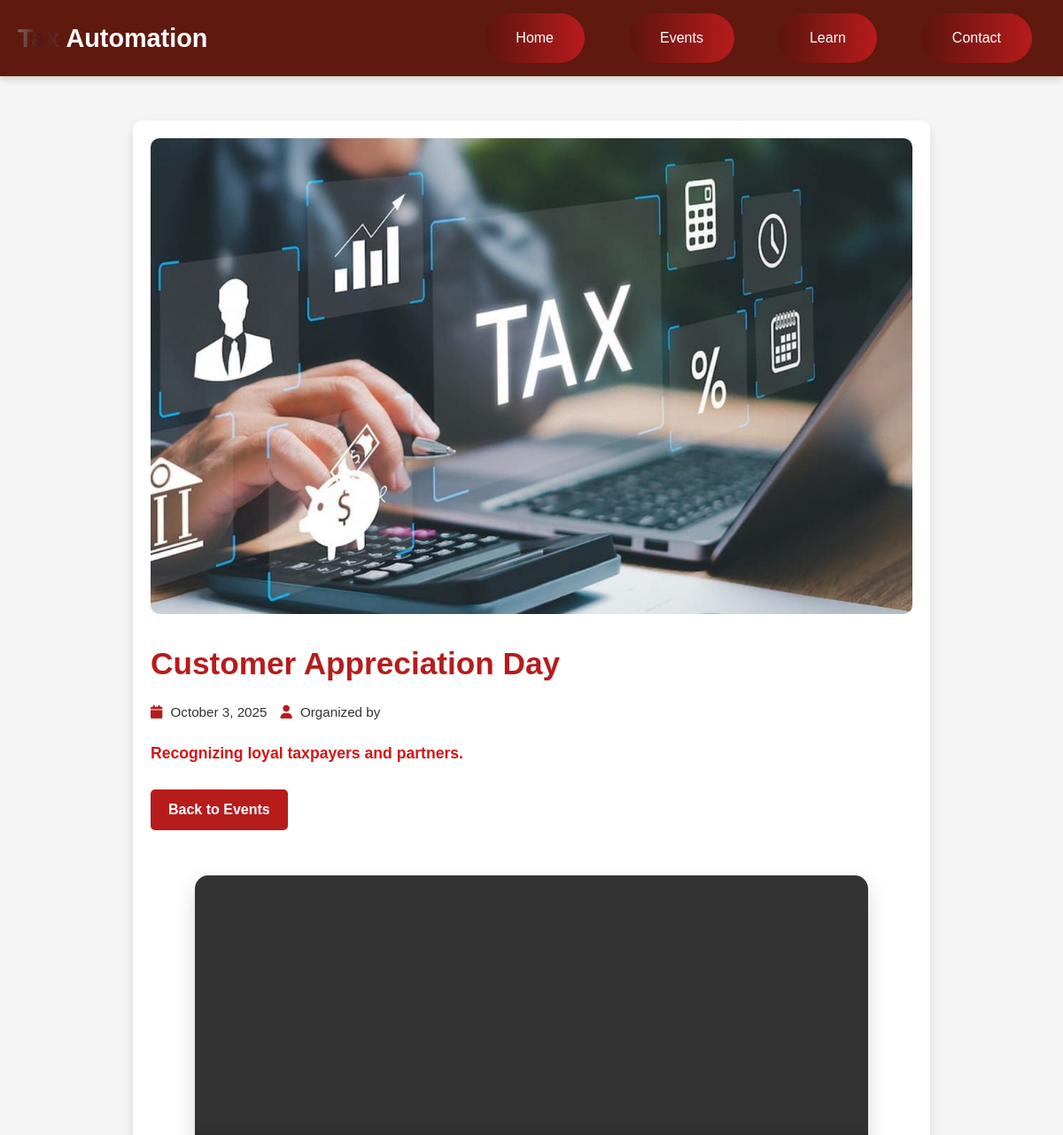
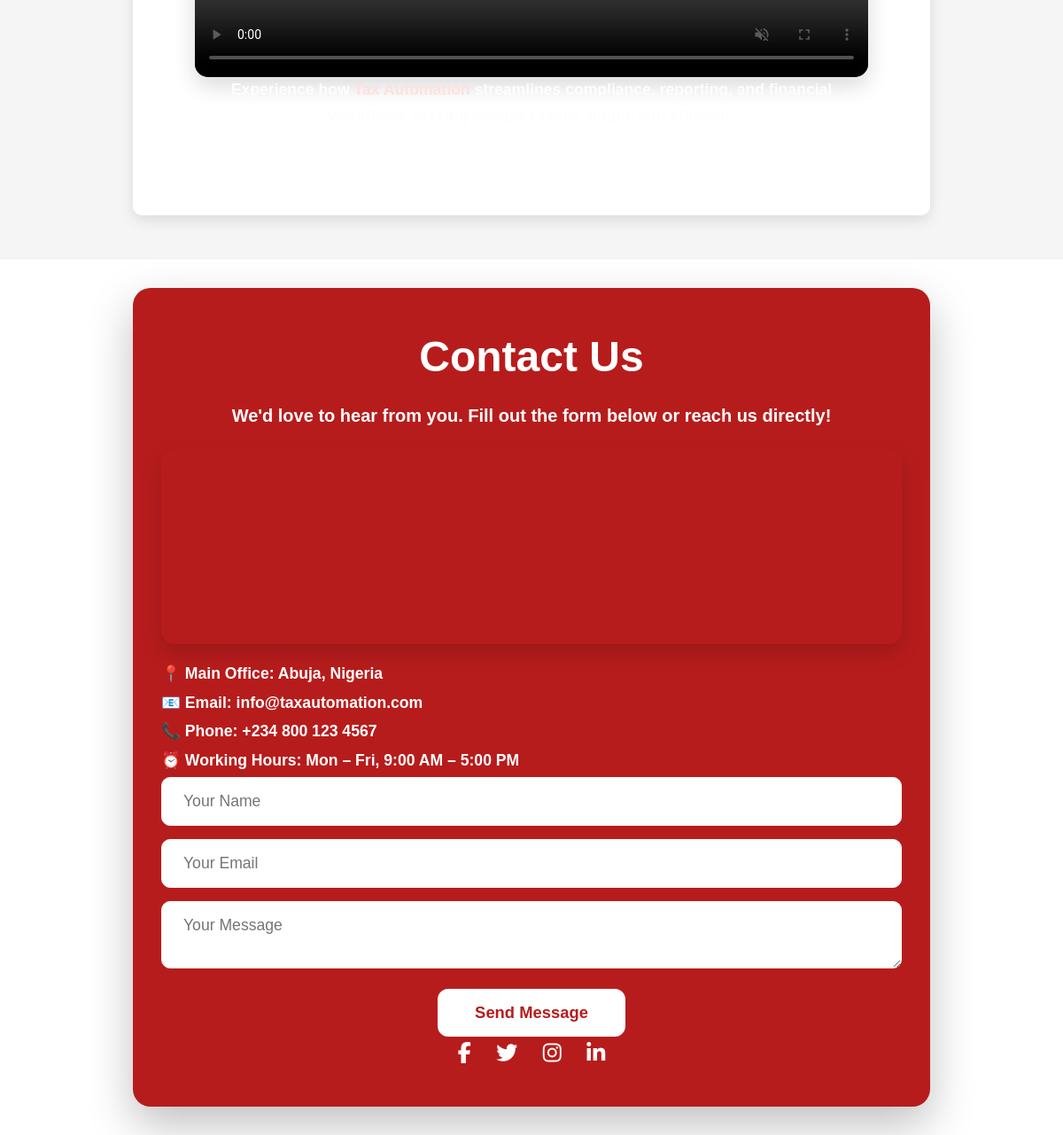
The app's page /event/3/ with its own data (2 pictures, top to bottom).
### siteapp/models.py (models this page shows, shortened)
class Event(models.Model):
    title = models.CharField(max_length=200)
    description = models.TextField(blank=True, null=True)
    image = models.ImageField(upload_to='events/')
    date = models.DateField(blank=True, null=True)
    location = models.CharField(max_length=200, blank=True, null=True)  # <-- Add this field

### siteapp/views.py (the view)
# urls.py: path('event/<int:event_id>/', views.event_detail, name='event_detail'),  # Event detail
def event_detail(request, event_id):
    event = get_object_or_404(Event, id=event_id)
    return render(request, 'siteapp/event_detail.html', {'event': event})

### siteapp/templates/siteapp/event_detail.html (shortened to what this page needs)
{% extends 'siteapp/base.html' %} {% load static %} {% block title %}{{ event.title }} | Tax Automation{% endblock %} {% block content %}
<section class="event-detail">
    {% if event.image %}
    <img src="{{ event.image.url }}" alt="{{ event.title }}"> {% endif %}
    <h1>{{ event.title }}</h1>
    <div class="event-meta">
        <span><i class="fa fa-calendar"></i> {{ event.date|date:"F j, Y" }}</span>
        <span><i class="fa fa-user"></i> Organized by {{ event.organizer }}</span>
    </div>
    <p>{{ event.description }}</p>
    <a href="{% url 'index' %}#events" class="back-link">Back to Events</a>
    <section class="normal-video-section">
        <div class="video-wrapper">
            <video autoplay muted loop controls class="normal-video">
            <source src="{% static 'siteapp/videos/background.mp4' %}" type="video/mp4">
        </video>
            <p class="video-description">
                Experience how <strong>Tax Automation</strong> streamlines compliance, reporting, and financial workflows, making complex tasks simple and efficient.
            </p>
        </div>
    </section>
</section>
{% endblock %}

### siteapp/static/siteapp/css/styles.css (style rules this page uses)
:root { --primary: #b71c1c; --accent: #ff6f61; --text-light: #fff; --text-dark: #222; }
* { margin: 0; padding: 0; box-sizing: border-box; font-family: 'Arial', sans-serif; }
body { -ms-overflow-style: none; scrollbar-width: none; overflow-y: scroll; font-family: 'DM Sans', system-ui, Arial, sans-serif; margin: 0; color: #111; background: #fff; width: 100%; }
body { line-height: 1.6; color: var(--text-dark); background: #f5f5f5; }
p { color: #d31717; line-height: 1.8; font-size: 5rem; font-weight: 570; }
a { text-decoration: none; color: inherit; font-weight: 870; color: #dad8d7; }
.event-detail { max-width: 900px; margin: 50px auto; padding: 20px; background: #fff; color: #b71c1c; border-radius: 10px; box-shadow: 0 6px 15px rgba(0, 0, 0, 0.1); font-family: 'DM Sans', sans-serif; }
.event-detail img { width: 100%; height: auto; border-radius: 10px; margin-bottom: 20px; object-fit: cover; }
.event-detail h1 { font-size: 2.2rem; margin-bottom: 15px; color: #b71c1c; font-weight: 700; }
.event-meta { display: flex; flex-wrap: wrap; gap: 15px; font-size: 0.95rem; color: #333; margin-bottom: 20px; }
.event-meta i { margin-right: 5px; color: #b71c1c; }
.event-detail p { font-size: 1.1rem; line-height: 1.7; margin-bottom: 25px; }
.back-link { display: inline-block; background: #b71c1c; color: #fff; padding: 10px 20px; border-radius: 5px; text-decoration: none; font-weight: 600; transition: background 0.3s; }
.video-description { font-size: 1.1rem; line-height: 1.7; margin-bottom: 30px; color: #fdfdfd; }
.video-description strong { color: #ffe0e0; }
.normal-video-section { justify-content: center; align-items: center; position: relative; margin-top: 40px; padding: 50px 50px; border-radius: 10px; overflow: hidden; }
.normal-video-section video { width: 100%; max-height: 500px; object-fit: cover; display: block; }
.video-wrapper { max-width: 900px; width: 100%; text-align: center; }
.normal-video-section::after { content: ''; position: absolute; inset: 0; pointer-events: none; }
.normal-video-section { display: flex; justify-content: center; margin: 1px 0; }
.normal-video { width: 90%; max-width: 800px; height: auto; border-radius: 15px; box-shadow: 0 10px 25px rgba(0, 0, 0, 0.15); }

### records on screen
Event: image (picture), title "Customer Appreciation Day", date "October 3, 2025", description "Recognizing loyal taxpayers and partners."
